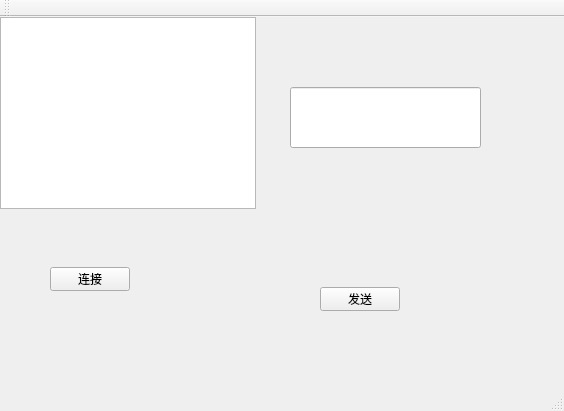
<?xml version="1.0" encoding="UTF-8"?>
<ui version="4.0">
 <class>MainWindow</class>
 <widget class="QMainWindow" name="MainWindow">
  <property name="geometry">
   <rect>
    <x>0</x>
    <y>0</y>
    <width>564</width>
    <height>411</height>
   </rect>
  </property>
  <property name="windowTitle">
   <string>MainWindow</string>
  </property>
  <widget class="QWidget" name="centralWidget">
   <widget class="QPushButton" name="pushButton">
    <property name="geometry">
     <rect>
      <x>50</x>
      <y>250</y>
      <width>80</width>
      <height>24</height>
     </rect>
    </property>
    <property name="text">
     <string>连接</string>
    </property>
   </widget>
   <widget class="QTextBrowser" name="textBrowser">
    <property name="geometry">
     <rect>
      <x>0</x>
      <y>0</y>
      <width>256</width>
      <height>192</height>
     </rect>
    </property>
   </widget>
   <widget class="QPushButton" name="pushButton_2">
    <property name="geometry">
     <rect>
      <x>320</x>
      <y>270</y>
      <width>80</width>
      <height>24</height>
     </rect>
    </property>
    <property name="text">
     <string>发送</string>
    </property>
   </widget>
   <widget class="QLineEdit" name="lineEdit">
    <property name="geometry">
     <rect>
      <x>290</x>
      <y>70</y>
      <width>191</width>
      <height>61</height>
     </rect>
    </property>
   </widget>
  </widget>
  <widget class="QMenuBar" name="menuBar">
   <property name="geometry">
    <rect>
     <x>0</x>
     <y>0</y>
     <width>564</width>
     <height>25</height>
    </rect>
   </property>
  </widget>
  <widget class="QToolBar" name="mainToolBar">
   <attribute name="toolBarArea">
    <enum>TopToolBarArea</enum>
   </attribute>
   <attribute name="toolBarBreak">
    <bool>false</bool>
   </attribute>
  </widget>
  <widget class="QStatusBar" name="statusBar"/>
 </widget>
 <layoutdefault spacing="6" margin="11"/>
 <resources/>
 <connections/>
</ui>
